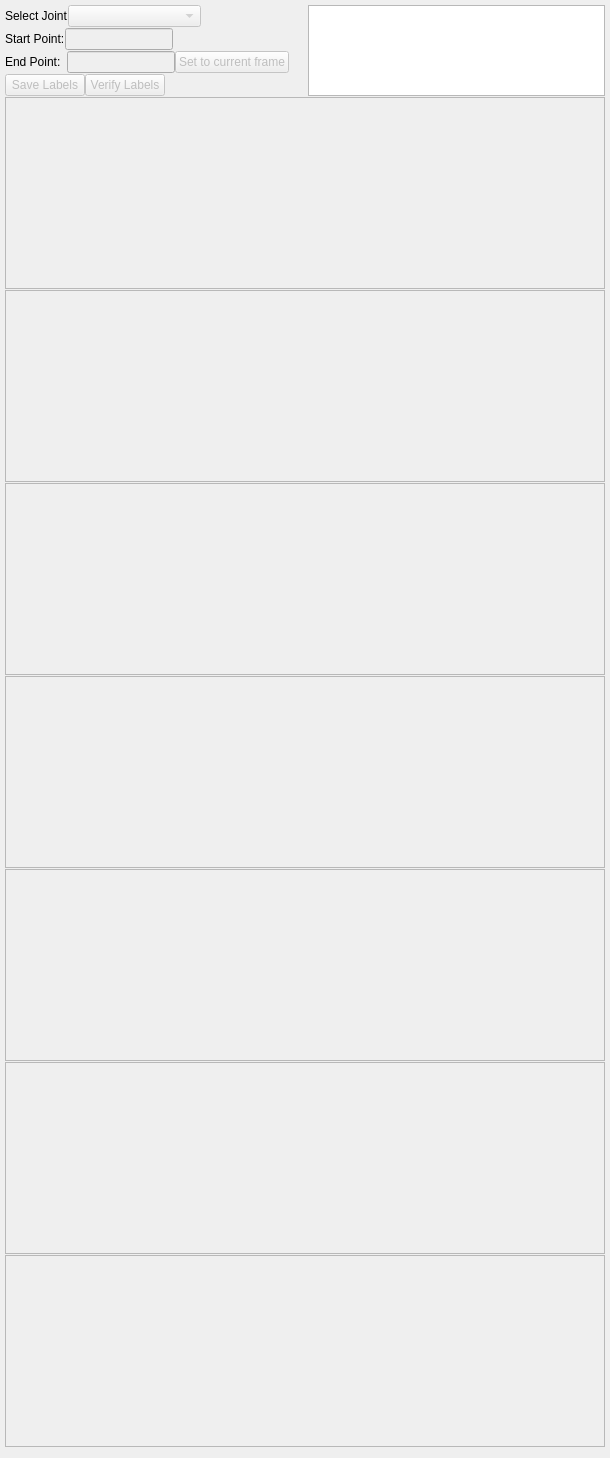
      <widget class="QWidget" name="manual">
       <attribute name="title">
        <string>Manual Annotation Mode</string>
       </attribute>
       <layout class="QGridLayout" name="gridLayout">
        <property name="leftMargin">
         <number>5</number>
        </property>
        <property name="topMargin">
         <number>5</number>
        </property>
        <property name="rightMargin">
         <number>5</number>
        </property>
        <property name="verticalSpacing">
         <number>1</number>
        </property>
        <item row="0" column="1" rowspan="4">
         <widget class="QTextEdit" name="ma_statusWindow">
          <property name="enabled">
           <bool>true</bool>
          </property>
          <property name="sizePolicy">
           <sizepolicy hsizetype="Expanding" vsizetype="Expanding">
            <horstretch>0</horstretch>
            <verstretch>0</verstretch>
           </sizepolicy>
          </property>
          <property name="undoRedoEnabled">
           <bool>false</bool>
          </property>
          <property name="readOnly">
           <bool>true</bool>
          </property>
          <property name="acceptRichText">
           <bool>true</bool>
          </property>
          <property name="textInteractionFlags">
           <set>Qt::NoTextInteraction</set>
          </property>
         </widget>
        </item>
        <item row="0" column="0">
         <layout class="QHBoxLayout" name="horizontalLayout_3">
          <item>
           <widget class="QLabel" name="selectJointLabel">
            <property name="sizePolicy">
             <sizepolicy hsizetype="Fixed" vsizetype="Preferred">
              <horstretch>0</horstretch>
              <verstretch>0</verstretch>
             </sizepolicy>
            </property>
            <property name="text">
             <string>Select Joint</string>
            </property>
           </widget>
          </item>
          <item>
           <widget class="QComboBox" name="jointSelectionBox">
            <property name="enabled">
             <bool>false</bool>
            </property>
            <property name="sizePolicy">
             <sizepolicy hsizetype="Fixed" vsizetype="Fixed">
              <horstretch>0</horstretch>
              <verstretch>0</verstretch>
             </sizepolicy>
            </property>
            <property name="minimumSize">
             <size>
              <width>133</width>
              <height>0</height>
             </size>
            </property>
           </widget>
          </item>
          <item>
           <spacer name="horizontalSpacer_2">
            <property name="orientation">
             <enum>Qt::Horizontal</enum>
            </property>
            <property name="sizeType">
             <enum>QSizePolicy::MinimumExpanding</enum>
            </property>
            <property name="sizeHint" stdset="0">
             <size>
              <width>40</width>
              <height>20</height>
             </size>
            </property>
           </spacer>
          </item>
         </layout>
        </item>
        <item row="3" column="0">
         <layout class="QHBoxLayout" name="horizontalLayout_6">
          <item>
           <widget class="QPushButton" name="saveLabelsButton">
            <property name="enabled">
             <bool>false</bool>
            </property>
            <property name="sizePolicy">
             <sizepolicy hsizetype="Fixed" vsizetype="Fixed">
              <horstretch>0</horstretch>
              <verstretch>0</verstretch>
             </sizepolicy>
            </property>
            <property name="text">
             <string>Save Labels</string>
            </property>
           </widget>
          </item>
          <item>
           <widget class="QPushButton" name="verifyLabelsButton">
            <property name="enabled">
             <bool>false</bool>
            </property>
            <property name="sizePolicy">
             <sizepolicy hsizetype="Fixed" vsizetype="Fixed">
              <horstretch>0</horstretch>
              <verstretch>0</verstretch>
             </sizepolicy>
            </property>
            <property name="text">
             <string>Verify Labels</string>
            </property>
           </widget>
          </item>
          <item>
           <spacer name="horizontalSpacer_6">
            <property name="orientation">
             <enum>Qt::Horizontal</enum>
            </property>
            <property name="sizeType">
             <enum>QSizePolicy::MinimumExpanding</enum>
            </property>
            <property name="sizeHint" stdset="0">
             <size>
              <width>40</width>
              <height>20</height>
             </size>
            </property>
           </spacer>
          </item>
         </layout>
        </item>
        <item row="1" column="0">
         <layout class="QHBoxLayout" name="horizontalLayout_4">
          <item>
           <widget class="QLabel" name="startPointLabel">
            <property name="sizePolicy">
             <sizepolicy hsizetype="Fixed" vsizetype="Preferred">
              <horstretch>0</horstretch>
              <verstretch>0</verstretch>
             </sizepolicy>
            </property>
            <property name="text">
             <string>Start Point:</string>
            </property>
           </widget>
          </item>
          <item>
           <widget class="QLineEdit" name="startLineEdit">
            <property name="enabled">
             <bool>false</bool>
            </property>
            <property name="sizePolicy">
             <sizepolicy hsizetype="Fixed" vsizetype="Fixed">
              <horstretch>0</horstretch>
              <verstretch>0</verstretch>
             </sizepolicy>
            </property>
           </widget>
          </item>
          <item>
           <spacer name="horizontalSpacer_3">
            <property name="orientation">
             <enum>Qt::Horizontal</enum>
            </property>
            <property name="sizeType">
             <enum>QSizePolicy::MinimumExpanding</enum>
            </property>
            <property name="sizeHint" stdset="0">
             <size>
              <width>40</width>
              <height>20</height>
             </size>
            </property>
           </spacer>
          </item>
         </layout>
        </item>
        <item row="4" column="0" colspan="2">
         <widget class="PlotWidget" name="classGraph">
          <property name="enabled">
           <bool>false</bool>
          </property>
          <property name="minimumSize">
           <size>
            <width>600</width>
            <height>80</height>
           </size>
          </property>
          <property name="maximumSize">
           <size>
            <width>16777215</width>
            <height>16777215</height>
           </size>
          </property>
         </widget>
        </item>
        <item row="7" column="0" colspan="2">
         <widget class="PlotWidget" name="jointGraphRZ">
          <property name="enabled">
           <bool>false</bool>
          </property>
          <property name="minimumSize">
           <size>
            <width>0</width>
            <height>80</height>
           </size>
          </property>
          <property name="maximumSize">
           <size>
            <width>16777215</width>
            <height>16777215</height>
           </size>
          </property>
         </widget>
        </item>
        <item row="5" column="0" colspan="2">
         <widget class="PlotWidget" name="jointGraphRX">
          <property name="enabled">
           <bool>false</bool>
          </property>
          <property name="minimumSize">
           <size>
            <width>0</width>
            <height>80</height>
           </size>
          </property>
          <property name="maximumSize">
           <size>
            <width>16777215</width>
            <height>16777215</height>
           </size>
          </property>
         </widget>
        </item>
        <item row="6" column="0" colspan="2">
         <widget class="PlotWidget" name="jointGraphRY">
          <property name="enabled">
           <bool>false</bool>
          </property>
          <property name="minimumSize">
           <size>
            <width>0</width>
            <height>80</height>
           </size>
          </property>
          <property name="maximumSize">
           <size>
            <width>16777215</width>
            <height>16777215</height>
           </size>
          </property>
         </widget>
        </item>
        <item row="9" column="0" colspan="2">
         <widget class="PlotWidget" name="jointGraphTY">
          <property name="enabled">
           <bool>false</bool>
          </property>
          <property name="minimumSize">
           <size>
            <width>0</width>
            <height>80</height>
           </size>
          </property>
          <property name="maximumSize">
           <size>
            <width>16777215</width>
            <height>16777215</height>
           </size>
          </property>
         </widget>
        </item>
        <item row="10" column="0" colspan="2">
         <widget class="PlotWidget" name="jointGraphTZ">
          <property name="enabled">
           <bool>false</bool>
          </property>
          <property name="minimumSize">
           <size>
            <width>0</width>
            <height>80</height>
           </size>
          </property>
          <property name="maximumSize">
           <size>
            <width>16777215</width>
            <height>16777215</height>
           </size>
          </property>
         </widget>
        </item>
        <item row="8" column="0" colspan="2">
         <widget class="PlotWidget" name="jointGraphTX">
          <property name="enabled">
           <bool>false</bool>
          </property>
          <property name="minimumSize">
           <size>
            <width>0</width>
            <height>80</height>
           </size>
          </property>
          <property name="maximumSize">
           <size>
            <width>16777215</width>
            <height>16777215</height>
           </size>
          </property>
         </widget>
        </item>
        <item row="2" column="0">
         <layout class="QHBoxLayout" name="horizontalLayout_5">
          <item>
           <widget class="QLabel" name="endPointLabel">
            <property name="sizePolicy">
             <sizepolicy hsizetype="Fixed" vsizetype="Preferred">
              <horstretch>0</horstretch>
              <verstretch>0</verstretch>
             </sizepolicy>
            </property>
            <property name="text">
             <string>End Point:  </string>
            </property>
           </widget>
          </item>
          <item>
           <widget class="QLineEdit" name="endLineEdit">
            <property name="enabled">
             <bool>false</bool>
            </property>
            <property name="sizePolicy">
             <sizepolicy hsizetype="Fixed" vsizetype="Fixed">
              <horstretch>0</horstretch>
              <verstretch>0</verstretch>
             </sizepolicy>
            </property>
           </widget>
          </item>
          <item>
           <widget class="QPushButton" name="setCurrentFrameButton">
            <property name="enabled">
             <bool>false</bool>
            </property>
            <property name="text">
             <string>Set to current frame</string>
            </property>
           </widget>
          </item>
          <item>
           <spacer name="horizontalSpacer_4">
            <property name="orientation">
             <enum>Qt::Horizontal</enum>
            </property>
            <property name="sizeType">
             <enum>QSizePolicy::MinimumExpanding</enum>
            </property>
            <property name="sizeHint" stdset="0">
             <size>
              <width>5</width>
              <height>20</height>
             </size>
            </property>
           </spacer>
          </item>
         </layout>
        </item>
       </layout>
      </widget>
